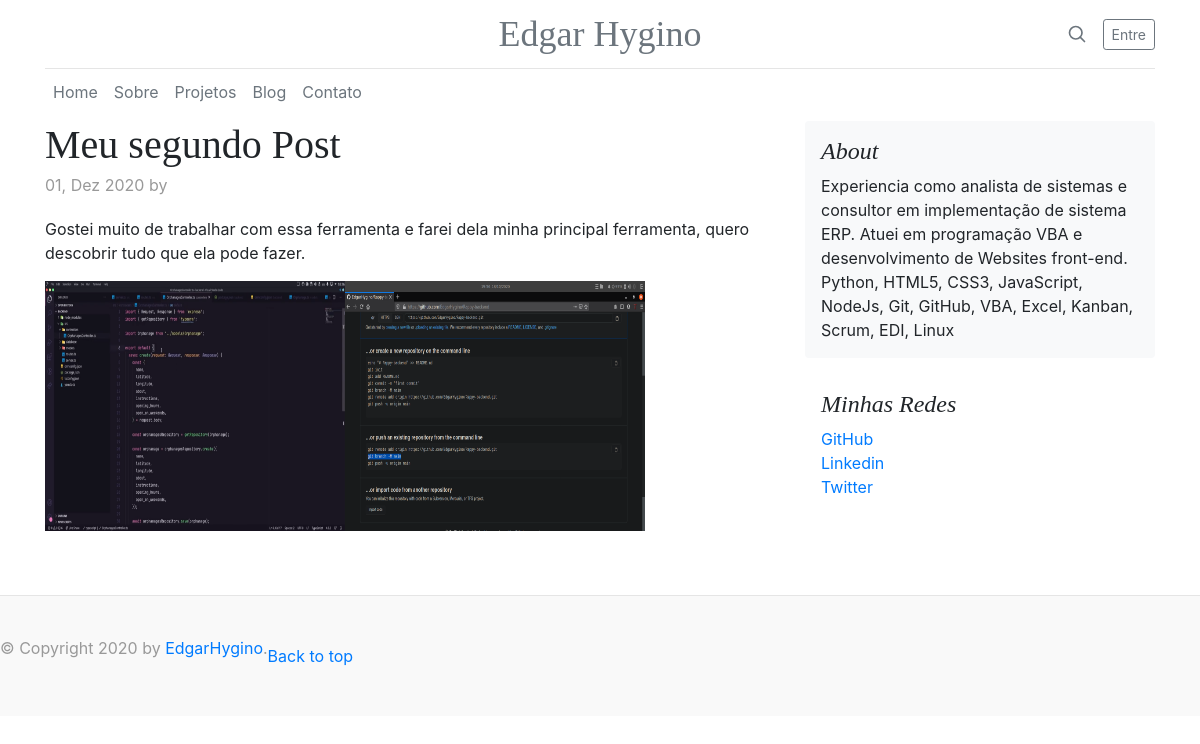
The page /posts/2 on the database its author committed.
### blog/models.py (models this page shows, shortened)
class Post(models.Model):
    title = models.CharField(max_length=255)
    summary = RichTextField()
    content = RichTextUploadingField()
    author = models.ForeignKey(User, on_delete=models.PROTECT)
    created_at = models.DateField(auto_now_add=True)

### blog/views.py (the view)
# urls.py: path('posts/<int:post_id>', views.post)
def post(request, post_id):
    post = Post.objects.get(pk=post_id)
    return render(request, 'post.html', {'post': post})

### templates/post.html
{% extends 'layout.html'%}
{% block content %}
    <div class="blog-post">
        <h2 class="blog-post-title">
            {{ post.title }}
        </h2>
        <p class="blog-post-meta">{{post.created_at|date:'d, M Y' }} by <a href="#"> {{ post.author.get_full_name }} </a></p>
          {{ post.content|safe }}
          </div>
{% endblock %}

### templates/blog.css (style rules this page uses)
h1, h2, h3, h4, h5, h6 { font-family: "Playfair Display", Georgia, "Times New Roman", serif; }
.blog-post { margin-bottom: 4rem; }
.blog-post-title { margin-bottom: .25rem; font-size: 2.5rem; }
.blog-post-meta { margin-bottom: 1.25rem; color: #999; }

### rows shown on the page
Post: title "Meu segundo Post", created_at "01, Dez 2020", content "Gostei muito de trabalhar com essa ferramenta e farei dela minha principal ferramenta, quero descobrir tudo que ela pode fazer.", content (picture)
